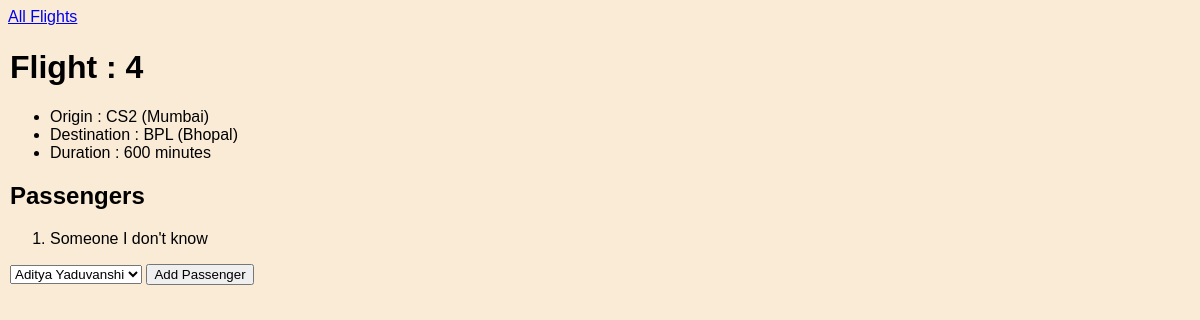
/flights/4, run on the app's committed database.
### flights/models.py (models this page shows, shortened)
class Flight(models.Model):
    origin = models.ForeignKey("Airport", related_name=("departure"), on_delete=models.CASCADE)
    destination = models.ForeignKey("Airport", related_name=("arrival"),on_delete=models.CASCADE)
    duration = models.IntegerField()

class Airport(models.Model):
    code = models.CharField(max_length=3)
    city = models.CharField(max_length=64)
    def __str__(self):
        return f"{self.code} ({self.city})"

class Passenger(models.Model):
    first = models.CharField(max_length=64)
    last = models.CharField(max_length=64)
    flights = models.ManyToManyField("Flight", blank=True, related_name="passengers")
    def __str__(self):
        return f"{self.first} {self.last}"

### flights/views.py (the view)
# urls.py: path('<int:flight_id>', views.flight, name='flight'),
def flight(request, flight_id):
    flight = Flight.objects.get(id=flight_id)
    passengers = flight.passengers.all()
    nonpassengers = Passenger.objects.exclude(flights=flight).all()
    return render(request, "flights/flight.html",{
        "flight" : flight,
        "passengers" : passengers,
        "nonpassengers" : nonpassengers
    })

### flights/templates/flights/flight.html (shortened to what this page needs)
{% extends 'flights/layout.html' %}
{% block body %}
    <a href="{% url 'index' %}">All Flights</a>
    <div class="div-main">
        <div class="div-main-inside">
            <h1>Flight : {{ flight.id }}</h1>
            <ul>
                <li>Origin : {{ flight.origin }}</li>
                <li>Destination : {{ flight.destination }}</li>
                <li>Duration : {{ flight.duration }} minutes</li>
            </ul>
        </div>
        <div class="div-main-inside">
            <h2>Passengers</h2>
            <ol>
                {% for passenger in passengers %}
                    <li>{{ passenger }}</li>
                {% empty %}
                    <h3>No Passengers</h3>
                {% endfor %}
            </ol>
        </div>
        <form action="{% url 'book' flight.id %}" method="POST">
        <select name="passenger">
            {% for passenger in nonpassengers %}
                <option value="{{ passenger.id }}">{{ passenger }}</option>
            {% endfor %}
        </select>
        <input type="submit" value="Add Passenger">
        </form>
    </div>
{% endblock body %}

### flights/static/flights/style.css (style rules this page uses)
body { width: 100%; background-color: antiquewhite; font-family: Verdana, Geneva, Tahoma, sans-serif; color: black; font-size: 1rem; }
.div-main { width: 100%; padding: 2px; }
.div-main-inside { line-height: 2px solid grey; width: 100%; margin: auto; }

### data on the page
Flight: id "4", origin "CS2 (Mumbai)", destination "BPL (Bhopal)", duration "600"
Passenger: first+last "Someone I don't know"

### other printed values
form field passenger "Aditya Yaduvanshi"
